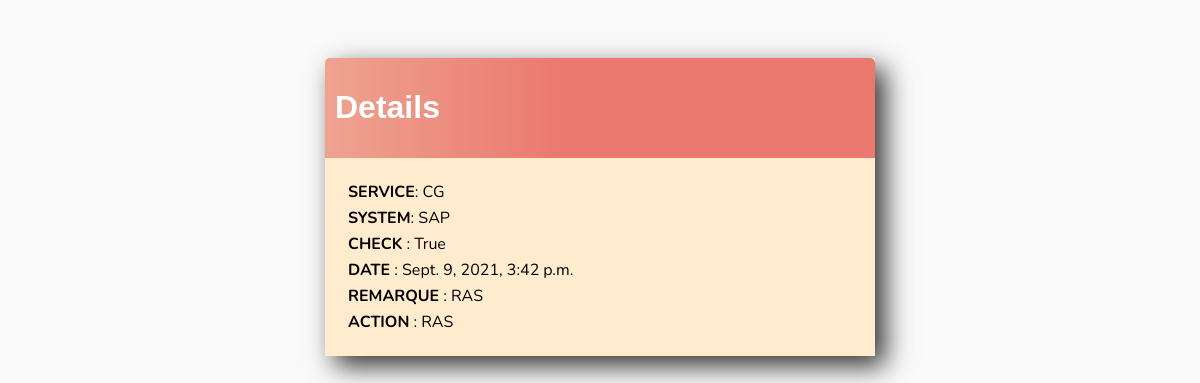
The app's page /task/3/ (signed in) with its own data.
### base/models.py (models this page shows, shortened)
class Task(models.Model):
    user = models.ForeignKey(User,on_delete=models.CASCADE,null=True,blank=True)
    systeme =models.CharField(max_length=50,null=True,blank=True)
    service = models.CharField(max_length=50,null=True,blank=True)
    check = models.BooleanField(default=False)
    create = models.DateTimeField(auto_now=True)
    action = models.TextField(max_length=200,null=True,blank=True)
    remarque = models.TextField(max_length=200,null=True,blank=True)
    class Meta:
        ordering = ['check']

### base/views.py (the view)
# urls.py: path('task/<int:pk>/', TaskDetail.as_view(),name='detail'),
class TaskDetail(LoginRequiredMixin,DetailView):
    model = Task
    context_object_name = 'detail'
    template_name='base/detail.html'  #pour que django prend en compte le nom fichier html

### base/templates/base/detail.html (shortened to what this page needs)
{% extends 'base/main.html' %}
{% block content%}
<div class="header-bar">
    <h1>Details </h1>
</div>
    <div class="card-body">
 <table>
            <tr><td><b>SERVICE</b>: {{detail.service}}</td></tr>
            <tr><td><b>SYSTEM</b>: {{detail.systeme}}</td></tr>
            <tr> <td><b>CHECK</b> : {{detail.check}}</td></tr>
            <tr><td><b>DATE</b> : {{detail.create}}</td></tr>
            <tr><td><b>REMARQUE</b> :  {{detail.remarque}}</td></tr>
            <tr> <td> <b>ACTION</b> : {{detail.action}}</td></tr>
    </table>
    </div>
{% endblock content%}

### base/templates/base/main.html (style rules this page uses)
body { background-color:#FAFAFA; font-family: 'Nunito', sans-serif; padding-top: 50px; }
h1,h2,h3,h4,h5,h6 { font-family: 'raleway',sans-serif; }
.header-bar { display: flex; justify-content: space-between; color: #fff; padding: 10px; border-radius: 5px 5px 0 0; background: linear-gradient(90deg,#eea390 0%,#eb796F 43%,#eb796F 100%); }
::placeholder { font-weight: 300; opacity: 0.5; }
.card-body { padding: 20px; }

### records on screen
Task: service "CG", systeme "SAP", check "True", create "Sept. 9, 2021, 3:42 p.m.", remarque "RAS", action "RAS"
